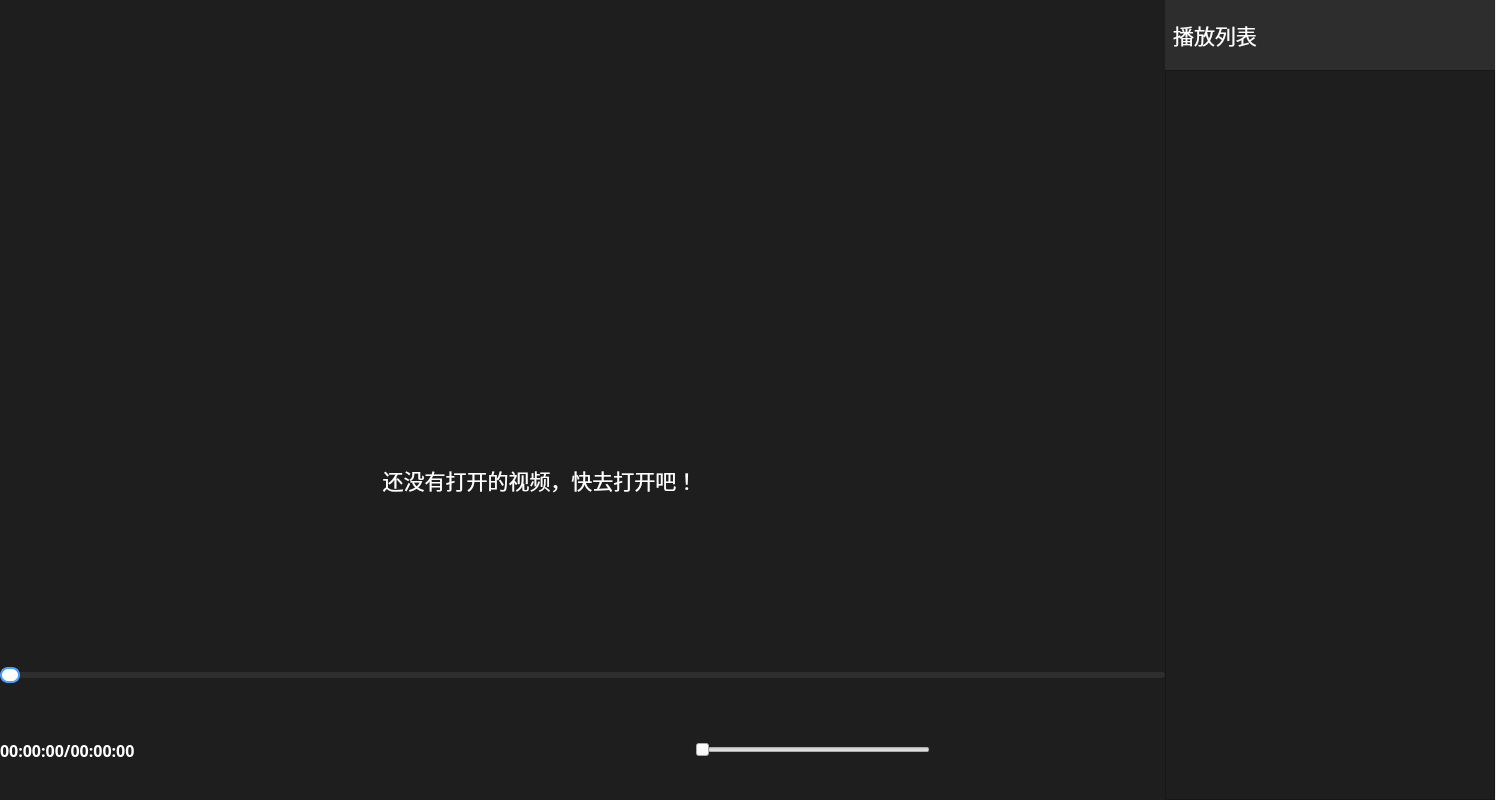
<?xml version="1.0" encoding="UTF-8"?>
<ui version="4.0">
 <class>MainWindow</class>
 <widget class="QMainWindow" name="MainWindow">
  <property name="geometry">
   <rect>
    <x>0</x>
    <y>0</y>
    <width>1496</width>
    <height>800</height>
   </rect>
  </property>
  <property name="windowTitle">
   <string>MainWindow</string>
  </property>
  <widget class="QWidget" name="centralwidget">
   <widget class="QWidget" name="set_widget" native="true">
    <property name="geometry">
     <rect>
      <x>1165</x>
      <y>0</y>
      <width>330</width>
      <height>70</height>
     </rect>
    </property>
    <layout class="QVBoxLayout" name="verticalLayout">
     <item>
      <layout class="QHBoxLayout" name="horizontalLayout">
       <item>
        <widget class="QLabel" name="list_label">
         <property name="minimumSize">
          <size>
           <width>100</width>
           <height>0</height>
          </size>
         </property>
         <property name="maximumSize">
          <size>
           <width>100</width>
           <height>16777215</height>
          </size>
         </property>
         <property name="font">
          <font>
           <family>微软雅黑</family>
           <pointsize>16</pointsize>
           <weight>50</weight>
           <bold>false</bold>
          </font>
         </property>
         <property name="styleSheet">
          <string notr="true">color: rgb(255, 255, 255);</string>
         </property>
         <property name="text">
          <string>播放列表</string>
         </property>
         <property name="alignment">
          <set>Qt::AlignCenter</set>
         </property>
        </widget>
       </item>
       <item>
        <spacer name="horizontalSpacer">
         <property name="orientation">
          <enum>Qt::Horizontal</enum>
         </property>
         <property name="sizeHint" stdset="0">
          <size>
           <width>40</width>
           <height>20</height>
          </size>
         </property>
        </spacer>
       </item>
       <item>
        <widget class="QPushButton" name="add_button">
         <property name="minimumSize">
          <size>
           <width>45</width>
           <height>45</height>
          </size>
         </property>
         <property name="maximumSize">
          <size>
           <width>45</width>
           <height>45</height>
          </size>
         </property>
         <property name="text">
          <string/>
         </property>
         <property name="icon">
          <iconset resource="resource.qrc">
           <normaloff>:/pictrues/add.png</normaloff>:/pictrues/add.png</iconset>
         </property>
         <property name="iconSize">
          <size>
           <width>35</width>
           <height>35</height>
          </size>
         </property>
         <property name="flat">
          <bool>true</bool>
         </property>
        </widget>
       </item>
       <item>
        <widget class="QPushButton" name="del_button">
         <property name="minimumSize">
          <size>
           <width>45</width>
           <height>45</height>
          </size>
         </property>
         <property name="maximumSize">
          <size>
           <width>45</width>
           <height>45</height>
          </size>
         </property>
         <property name="text">
          <string/>
         </property>
         <property name="icon">
          <iconset resource="resource.qrc">
           <normaloff>:/pictrues/del.png</normaloff>:/pictrues/del.png</iconset>
         </property>
         <property name="iconSize">
          <size>
           <width>35</width>
           <height>35</height>
          </size>
         </property>
         <property name="flat">
          <bool>true</bool>
         </property>
        </widget>
       </item>
      </layout>
     </item>
    </layout>
   </widget>
   <widget class="QLabel" name="set_label">
    <property name="geometry">
     <rect>
      <x>1165</x>
      <y>0</y>
      <width>330</width>
      <height>800</height>
     </rect>
    </property>
    <property name="styleSheet">
     <string notr="true">background-color: rgb(45, 45, 45);</string>
    </property>
    <property name="text">
     <string/>
    </property>
   </widget>
   <widget class="QWidget" name="videoWidget" native="true">
    <property name="geometry">
     <rect>
      <x>0</x>
      <y>80</y>
      <width>1165</width>
      <height>580</height>
     </rect>
    </property>
    <widget class="QLabel" name="label_2">
     <property name="geometry">
      <rect>
       <x>0</x>
       <y>0</y>
       <width>1165</width>
       <height>570</height>
      </rect>
     </property>
     <property name="styleSheet">
      <string notr="true">background-color: rgb(30, 30, 30);</string>
     </property>
     <property name="text">
      <string/>
     </property>
    </widget>
    <widget class="QLabel" name="label_3">
     <property name="geometry">
      <rect>
       <x>460</x>
       <y>160</y>
       <width>200</width>
       <height>200</height>
      </rect>
     </property>
     <property name="styleSheet">
      <string notr="true">background-image: url(:/pictrues/empty_vioce.png);</string>
     </property>
     <property name="text">
      <string/>
     </property>
    </widget>
    <widget class="QLabel" name="label">
     <property name="geometry">
      <rect>
       <x>310</x>
       <y>380</y>
       <width>460</width>
       <height>40</height>
      </rect>
     </property>
     <property name="font">
      <font>
       <family>微软雅黑</family>
       <pointsize>16</pointsize>
      </font>
     </property>
     <property name="styleSheet">
      <string notr="true">color: rgb(255, 255, 255);</string>
     </property>
     <property name="text">
      <string>还没有打开的视频，快去打开吧！</string>
     </property>
     <property name="alignment">
      <set>Qt::AlignCenter</set>
     </property>
    </widget>
   </widget>
   <widget class="QWidget" name="adjust_widget" native="true">
    <property name="geometry">
     <rect>
      <x>0</x>
      <y>700</y>
      <width>1165</width>
      <height>100</height>
     </rect>
    </property>
    <layout class="QHBoxLayout" name="horizontalLayout_3">
     <item>
      <layout class="QHBoxLayout" name="horizontalLayout_2">
       <item>
        <widget class="QLabel" name="time_label">
         <property name="minimumSize">
          <size>
           <width>200</width>
           <height>80</height>
          </size>
         </property>
         <property name="maximumSize">
          <size>
           <width>200</width>
           <height>16777215</height>
          </size>
         </property>
         <property name="font">
          <font>
           <family>微软雅黑</family>
           <pointsize>12</pointsize>
           <weight>75</weight>
           <bold>true</bold>
          </font>
         </property>
         <property name="styleSheet">
          <string notr="true">color: rgb(255, 255, 255);</string>
         </property>
         <property name="text">
          <string>00:00:00/00:00:00</string>
         </property>
        </widget>
       </item>
       <item>
        <spacer name="horizontalSpacer_2">
         <property name="orientation">
          <enum>Qt::Horizontal</enum>
         </property>
         <property name="sizeHint" stdset="0">
          <size>
           <width>40</width>
           <height>20</height>
          </size>
         </property>
        </spacer>
       </item>
       <item>
        <widget class="QPushButton" name="private_button">
         <property name="minimumSize">
          <size>
           <width>50</width>
           <height>80</height>
          </size>
         </property>
         <property name="text">
          <string/>
         </property>
         <property name="icon">
          <iconset resource="resource.qrc">
           <normaloff>:/pictrues/private.png</normaloff>:/pictrues/private.png</iconset>
         </property>
         <property name="iconSize">
          <size>
           <width>30</width>
           <height>30</height>
          </size>
         </property>
         <property name="flat">
          <bool>true</bool>
         </property>
        </widget>
       </item>
       <item>
        <widget class="QPushButton" name="start_button">
         <property name="minimumSize">
          <size>
           <width>50</width>
           <height>80</height>
          </size>
         </property>
         <property name="maximumSize">
          <size>
           <width>16777215</width>
           <height>80</height>
          </size>
         </property>
         <property name="text">
          <string/>
         </property>
         <property name="icon">
          <iconset resource="resource.qrc">
           <normaloff>:/pictrues/start.png</normaloff>:/pictrues/start.png</iconset>
         </property>
         <property name="iconSize">
          <size>
           <width>50</width>
           <height>50</height>
          </size>
         </property>
         <property name="flat">
          <bool>true</bool>
         </property>
        </widget>
       </item>
       <item>
        <widget class="QPushButton" name="next_button">
         <property name="minimumSize">
          <size>
           <width>50</width>
           <height>80</height>
          </size>
         </property>
         <property name="text">
          <string/>
         </property>
         <property name="icon">
          <iconset resource="resource.qrc">
           <normaloff>:/pictrues/next.png</normaloff>:/pictrues/next.png</iconset>
         </property>
         <property name="iconSize">
          <size>
           <width>30</width>
           <height>30</height>
          </size>
         </property>
         <property name="flat">
          <bool>true</bool>
         </property>
        </widget>
       </item>
       <item>
        <widget class="QPushButton" name="speed_button">
         <property name="minimumSize">
          <size>
           <width>80</width>
           <height>80</height>
          </size>
         </property>
         <property name="font">
          <font>
           <family>微软雅黑</family>
           <pointsize>16</pointsize>
           <weight>75</weight>
           <bold>true</bold>
          </font>
         </property>
         <property name="styleSheet">
          <string notr="true">color: rgb(255, 255, 255);</string>
         </property>
         <property name="text">
          <string/>
         </property>
         <property name="flat">
          <bool>true</bool>
         </property>
        </widget>
       </item>
       <item>
        <widget class="QSlider" name="horizontalSlider">
         <property name="sizePolicy">
          <sizepolicy hsizetype="Expanding" vsizetype="Fixed">
           <horstretch>0</horstretch>
           <verstretch>0</verstretch>
          </sizepolicy>
         </property>
         <property name="minimumSize">
          <size>
           <width>180</width>
           <height>80</height>
          </size>
         </property>
         <property name="maximum">
          <number>300</number>
         </property>
         <property name="singleStep">
          <number>1</number>
         </property>
         <property name="orientation">
          <enum>Qt::Horizontal</enum>
         </property>
        </widget>
       </item>
       <item>
        <spacer name="horizontalSpacer_3">
         <property name="orientation">
          <enum>Qt::Horizontal</enum>
         </property>
         <property name="sizeHint" stdset="0">
          <size>
           <width>40</width>
           <height>20</height>
          </size>
         </property>
        </spacer>
       </item>
      </layout>
     </item>
    </layout>
   </widget>
   <widget class="QLabel" name="statusLabel">
    <property name="geometry">
     <rect>
      <x>0</x>
      <y>0</y>
      <width>1165</width>
      <height>80</height>
     </rect>
    </property>
    <property name="font">
     <font>
      <family>微软雅黑</family>
      <pointsize>18</pointsize>
      <weight>75</weight>
      <bold>true</bold>
     </font>
    </property>
    <property name="styleSheet">
     <string notr="true">background-color: rgb(30, 30, 30);
color: rgb(255, 255, 255);</string>
    </property>
    <property name="text">
     <string/>
    </property>
    <property name="alignment">
     <set>Qt::AlignCenter</set>
    </property>
   </widget>
   <widget class="QLabel" name="adjust_label">
    <property name="geometry">
     <rect>
      <x>0</x>
      <y>700</y>
      <width>1165</width>
      <height>100</height>
     </rect>
    </property>
    <property name="styleSheet">
     <string notr="true">background-color: rgb(30, 30, 30);</string>
    </property>
    <property name="text">
     <string/>
    </property>
   </widget>
   <widget class="QLabel" name="label_4">
    <property name="geometry">
     <rect>
      <x>0</x>
      <y>650</y>
      <width>1165</width>
      <height>50</height>
     </rect>
    </property>
    <property name="styleSheet">
     <string notr="true">background-color: rgb(30, 30, 30);</string>
    </property>
    <property name="text">
     <string/>
    </property>
   </widget>
   <widget class="SeekSlider" name="seekSlider">
    <property name="geometry">
     <rect>
      <x>0</x>
      <y>650</y>
      <width>1165</width>
      <height>50</height>
     </rect>
    </property>
    <property name="styleSheet">
     <string notr="true">/* 进度条整体样式 */
QSlider::groove:horizontal {
    height: 6px;
    background: #2e2e2e;
    border-radius: 3px;
}

/* 已播放部分 */
QSlider::sub-page:horizontal {
    background: qlineargradient(
        x1:0, y1:0, x2:1, y2:0,
        stop:0 #4a9eff,
        stop:0.5 #2b7de9,
        stop:1 #1a5dc1
    );
    border-radius: 3px;
}

/* 滑块 */
QSlider::handle:horizontal {
    background: #ffffff;
    width: 16px;
    height: 16px;
    margin: -5px 0;
    border-radius: 8px;
    border: 2px solid #4a9eff;
    box-shadow: 0 2px 4px rgba(0,0,0,0.3);
}

/* 鼠标悬停效果 */
QSlider::handle:horizontal:hover {
    background: #f0f0f0;
    border: 2px solid #6bb4ff;
    width: 18px;
    height: 18px;
    margin: -6px 0;
}

/* 按下效果 */
QSlider::handle:horizontal:pressed {
    background: #e0e0e0;
    border: 2px solid #1a5dc1;
}</string>
    </property>
    <property name="orientation">
     <enum>Qt::Horizontal</enum>
    </property>
   </widget>
   <widget class="QListWidget" name="listWidget">
    <property name="geometry">
     <rect>
      <x>1165</x>
      <y>70</y>
      <width>330</width>
      <height>730</height>
     </rect>
    </property>
    <property name="styleSheet">
     <string notr="true">background-color: rgb(30, 30, 30);</string>
    </property>
   </widget>
   <zorder>set_label</zorder>
   <zorder>adjust_label</zorder>
   <zorder>set_widget</zorder>
   <zorder>videoWidget</zorder>
   <zorder>adjust_widget</zorder>
   <zorder>statusLabel</zorder>
   <zorder>label_4</zorder>
   <zorder>seekSlider</zorder>
   <zorder>listWidget</zorder>
  </widget>
 </widget>
 <customwidgets>
  <customwidget>
   <class>SeekSlider</class>
   <extends>QSlider</extends>
   <header>seekslider.h</header>
  </customwidget>
 </customwidgets>
 <resources>
  <include location="resource.qrc"/>
 </resources>
 <connections/>
</ui>
